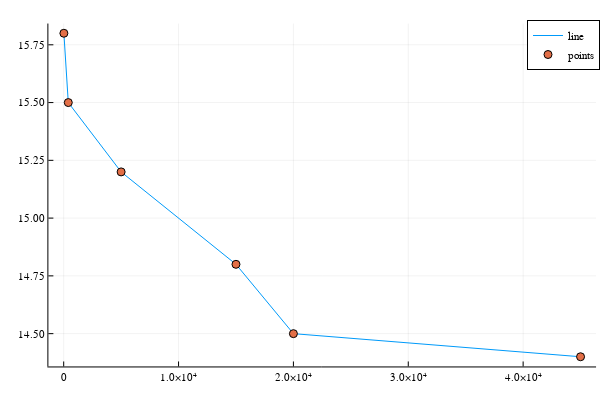

Source (notebook cell):
### Markdown cell above
and now we can use commands like `plot` and `scatter` to generate plots.

### Code cell
plot(numpirates, globaltemperatures, label="line")  
scatter!(numpirates, globaltemperatures, label="points")

### Figure 1 — Plotly figure (JSON) as saved in the notebook; plotly's stock layout.template omitted (floating-point values rounded to 4 significant figures)
{"data": [{"colorbar": {"title": ""}, "legendgroup": "line", "line": {"color": "rgba(0, 154, 250, 1.000)", "dash": "solid", "shape": "linear", "width": 1}, "mode": "lines", "name": "line", "showlegend": true, "type": "scatter", "x": [45000, 20000, 15000, 5000, 400, 17], "xaxis": "x", "y": [14.4, 14.5, 14.8, 15.2, 15.5, 15.8], "yaxis": "y", "zmax": null, "zmin": null}, {"colorbar": {"title": ""}, "legendgroup": "points", "marker": {"color": "rgba(227, 111, 71, 1.000)", "line": {"color": "rgba(0, 0, 0, 1.000)", "width": 1}, "size": 8, "symbol": "circle"}, "mode": "markers", "name": "points", "showlegend": true, "type": "scatter", "x": [45000, 20000, 15000, 5000, 400, 17], "xaxis": "x", "y": [14.4, 14.5, 14.8, 15.2, 15.5, 15.8], "yaxis": "y", "zmax": null, "zmin": null}], "layout": {"annotations": [], "height": 400, "legend": {"bgcolor": "rgba(255, 255, 255, 1.000)", "bordercolor": "rgba(0, 0, 0, 1.000)", "borderwidth": 1, "font": {"color": "rgba(0, 0, 0, 1.000)", "family": "sans-serif", "size": 11}, "title": {"font": {"color": "rgba(0, 0, 0, 1.000)", "family": "sans-serif", "size": 15}, "text": ""}, "tracegroupgap": 0, "traceorder": "normal", "x": 1, "xanchor": "auto", "y": 1, "yanchor": "auto"}, "margin": {"b": 20, "l": 0, "r": 0, "t": 20}, "paper_bgcolor": "rgba(255, 255, 255, 1.000)", "plot_bgcolor": "rgba(255, 255, 255, 1.000)", "showlegend": true, "width": 600, "xaxis": {"anchor": "y", "domain": [0.08064, 0.9934], "gridcolor": "rgba(0, 0, 0, 0.100)", "gridwidth": 0.5, "linecolor": "rgba(0, 0, 0, 1.000)", "mirror": false, "range": [-1332.0, 46350.0], "showgrid": true, "showline": true, "showticklabels": true, "tickangle": 0, "tickcolor": "rgb(0, 0, 0)", "tickfont": {"color": "rgba(0, 0, 0, 1.000)", "family": "sans-serif", "size": 11}, "tickmode": "array", "ticks": "inside", "ticktext": ["0", "1.0×10⁴", "2.0×10⁴", "3.0×10⁴", "4.0×10⁴"], "tickvals": [0, 10000, 20000, 30000, 40000], "title": "", "titlefont": {"color": "rgba(0, 0, 0, 1.000)", "family": "sans-serif", "size": 15}, "type": "-", "visible": true, "zeroline": false, "zerolinecolor": "rgba(0, 0, 0, 1.000)"}, "yaxis": {"anchor": "x", "domain": [0.03762, 0.9902], "gridcolor": "rgba(0, 0, 0, 0.100)", "gridwidth": 0.5, "linecolor": "rgba(0, 0, 0, 1.000)", "mirror": false, "range": [14.36, 15.84], "showgrid": true, "showline": true, "showticklabels": true, "tickangle": 0, "tickcolor": "rgb(0, 0, 0)", "tickfont": {"color": "rgba(0, 0, 0, 1.000)", "family": "sans-serif", "size": 11}, "tickmode": "array", "ticks": "inside", "ticktext": ["14.50", "14.75", "15.00", "15.25", "15.50", "15.75"], "tickvals": [14.5, 14.75, 15, 15.25, 15.5, 15.75], "title": "", "titlefont": {"color": "rgba(0, 0, 0, 1.000)", "family": "sans-serif", "size": 15}, "type": "-", "visible": true, "zeroline": false, "zerolinecolor": "rgba(0, 0, 0, 1.000)"}}}
